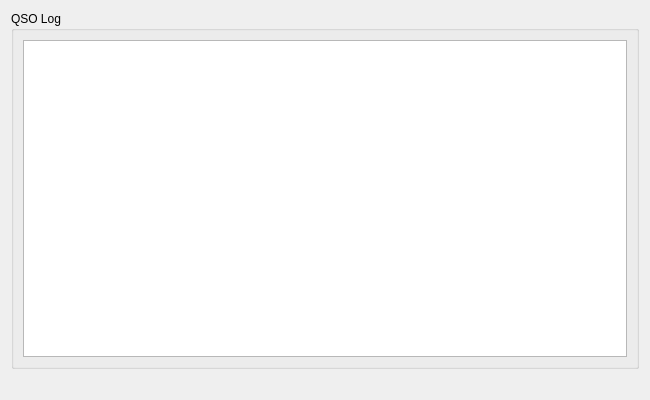
<?xml version="1.0" encoding="UTF-8"?>
<ui version="4.0">
 <class>LogViewer</class>
 <widget class="QWidget" name="LogViewer">
  <property name="geometry">
   <rect>
    <x>0</x>
    <y>0</y>
    <width>650</width>
    <height>400</height>
   </rect>
  </property>
  <property name="minimumSize">
   <size>
    <width>650</width>
    <height>300</height>
   </size>
  </property>
  <property name="windowTitle">
   <string>QSO Log Viewer</string>
  </property>
  <layout class="QVBoxLayout" name="topVerticalLayout">
   <item>
    <widget class="QGroupBox" name="groupBox">
     <property name="sizePolicy">
      <sizepolicy hsizetype="Expanding" vsizetype="Expanding">
       <horstretch>1</horstretch>
       <verstretch>1</verstretch>
      </sizepolicy>
     </property>
     <property name="title">
      <string>QSO Log</string>
     </property>
     <layout class="QVBoxLayout" name="verticalLayout_2">
      <item>
       <widget class="QTableView" name="qsoLogTable">
        <property name="sizePolicy">
         <sizepolicy hsizetype="Expanding" vsizetype="Expanding">
          <horstretch>1</horstretch>
          <verstretch>1</verstretch>
         </sizepolicy>
        </property>
        <property name="selectionMode">
         <enum>QAbstractItemView::SingleSelection</enum>
        </property>
        <property name="selectionBehavior">
         <enum>QAbstractItemView::SelectRows</enum>
        </property>
        <property name="cornerButtonEnabled">
         <bool>false</bool>
        </property>
       </widget>
      </item>
     </layout>
    </widget>
   </item>
   <item>
    <widget class="QLabel" name="statusLbl">
     <property name="text">
      <string/>
     </property>
    </widget>
   </item>
  </layout>
 </widget>
 <resources/>
 <connections/>
</ui>
